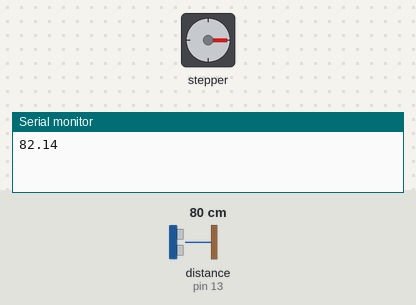
Simulated run of this sketch. Board: Arduino Uno, built with avr-gcc and run on an emulated ATmega328P. Shown: stepper motor, the last lines printed to the serial monitor. Wiring (inferred from the names in the program): ultrasonic range finder: trigger pin 12; echo pin 13; stepper motor driver (200 steps per turn assumed): step pin 3; direction pin 2. Inputs (shaded band) come from the test bench; at power-on: distance to the obstacle (sensor on pin 13) 80 cm. The echo pulse lasts 58.3 µs per cm.

Above: at 10.2 s.
10.3 s: distance to the obstacle (sensor on pin 13) set to 2 cm
At 10.56 s:
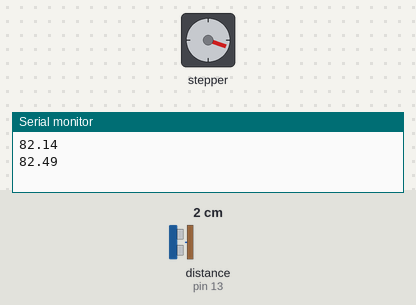
17.3 s: distance to the obstacle (sensor on pin 13) set to 120 cm
At 17.99 s:
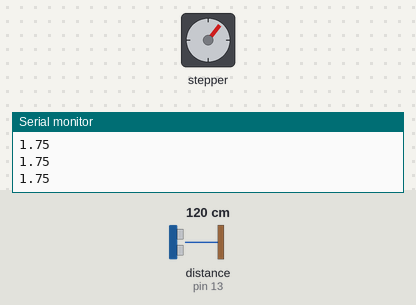
Timing chart, 0 to 26.8 s (numbered marks = the images above; inputs shaded):
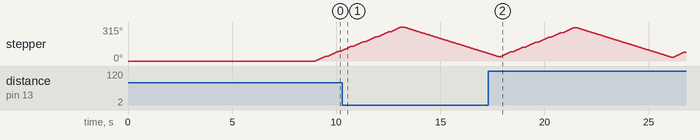

The sketch:

SNDAR_new.ino
```cpp
// 轉向
#define dirPin 2
#define stepPin 3

// 測距(要換角位)
#define TrigPin 12
#define EchoPin 13

float ProgTime, Dist;
int j = 0;


float Trigger(){
  digitalWrite(TrigPin, LOW);
  digitalWrite(TrigPin, HIGH);
  delayMicroseconds(10);
  digitalWrite(TrigPin, LOW);

  return pulseIn(EchoPin, HIGH);
}


void setup() {
  // 轉向
  pinMode(stepPin, OUTPUT);
  pinMode(dirPin, OUTPUT);


  // 測距
  pinMode(TrigPin, OUTPUT);
  pinMode(EchoPin, INPUT);
  Serial.begin(9600);

  delay(9000);


}

void loop() {
  digitalWrite(dirPin ,HIGH);
  // 測距
  ProgTime = Trigger();

  for(int i=0; i<25; i++){
    digitalWrite(stepPin, HIGH);
    delay(10);
    digitalWrite(stepPin, LOW);
    delay(10);
  }
  delay(100);
  Serial.println(ProgTime*0.01768);


  if(j==6){
    j=0;
    digitalWrite(dirPin ,LOW);
    delay(30);

    for(int i=0; i<153; i++){
    digitalWrite(stepPin, HIGH);
    delay(15);
    digitalWrite(stepPin, LOW);
    delay(15);
    }
    delay(30);

  }

  j++;


}
```
